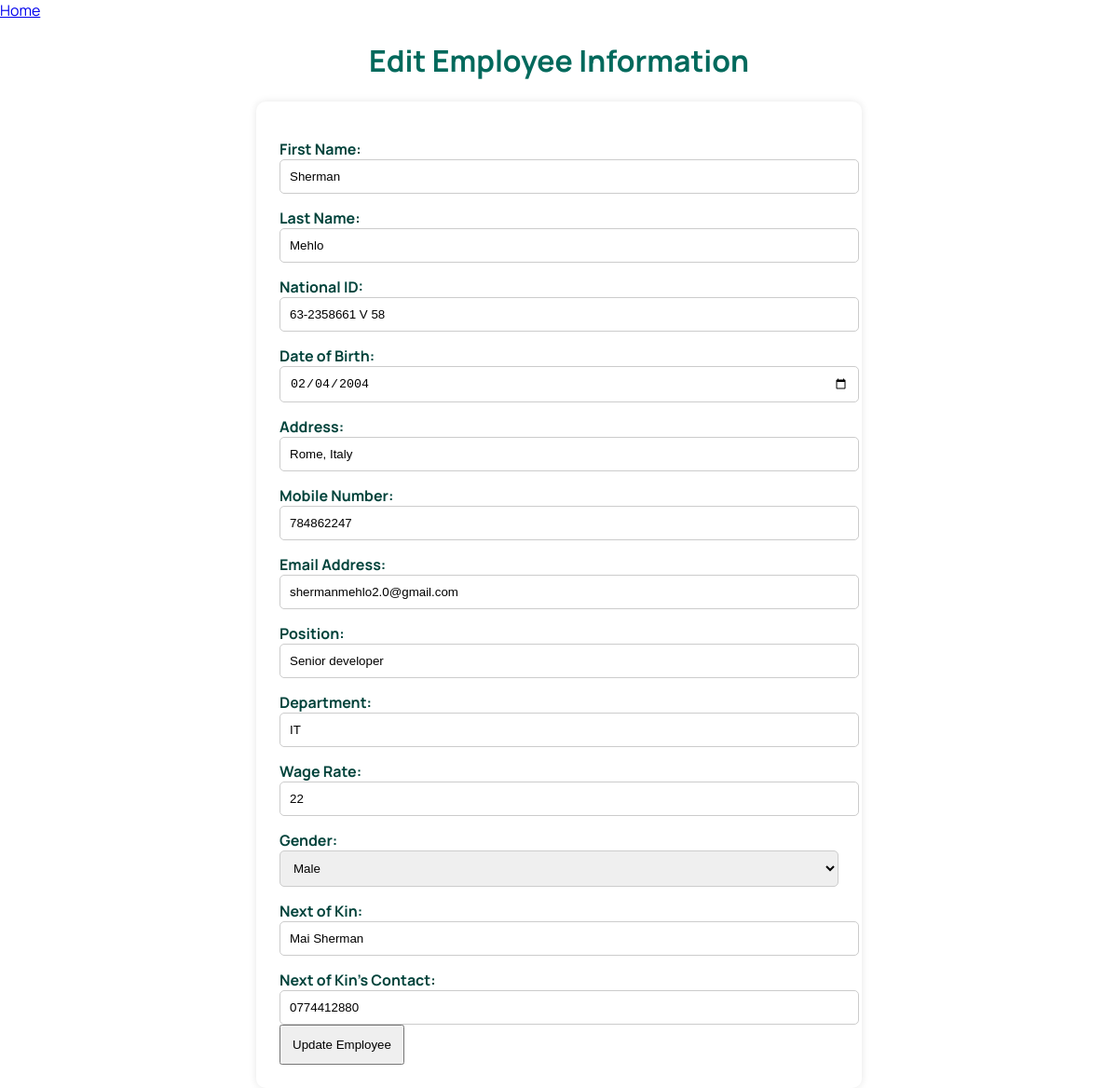
/edit_employee.php?id=9 (signed in), run on the app's committed database.
### tables this page shows
CREATE TABLE IF NOT EXISTS `employees` (
  `id` int NOT NULL AUTO_INCREMENT,
  `first_name` varchar(50) NOT NULL,
  `last_name` varchar(255) NOT NULL,
  `national_id` varchar(50) NOT NULL,
  `dob` date NOT NULL,
  `address` varchar(50) NOT NULL,
  `email` varchar(50) NOT NULL,
  `mobile` int NOT NULL,
  `position` varchar(50) NOT NULL,
  `department` varchar(50) NOT NULL,
  `employee_no` int NOT NULL,
  `wage_rate` int DEFAULT NULL,
  `gender` enum('male','female') DEFAULT NULL,
  `kin` varchar(50) NOT NULL,
  `kin_contact` varchar(50) NOT NULL,
  `date_joined` datetime DEFAULT CURRENT_TIMESTAMP,
  `status` enum('Active','Suspended','Terminated') DEFAULT 'Active',
  PRIMARY KEY (`id`)
);

### edit_employee.php (the view, shortened to what this page needs)
<?php
include 'db_connect.php';
$employee_id = $_GET['id'];
$stmt = $conn->prepare("SELECT * FROM employees WHERE id = ?");
$stmt->bind_param("i", $employee_id);
$stmt->execute();
$result = $stmt->get_result();
$employee = $result->fetch_assoc();
?>
<!DOCTYPE html>
<html lang="en">
<head>
  <link rel="stylesheet" href="add_employee.css"/>
</head>
<body>
    <a href="home.php" class="home-button">Home</a>
    <h1>Edit Employee Information</h1>
    <form method="POST">
        <label>First Name:<input type="text" name="first_name" value="<?= htmlspecialchars($employee['first_name']) ?>" required></label>
        <label>Last Name:<input type="text" name="last_name" value="<?= htmlspecialchars($employee['last_name']) ?>" required></label>
        <label>National ID:<input type="text" name="national_id" value="<?= htmlspecialchars($employee['national_id']) ?>" required></label>
        <label>Date of Birth:<input type="date" name="dob" value="<?= htmlspecialchars($employee['dob']) ?>" required></label>
        <label>Address:<input type="text" name="address" value="<?= htmlspecialchars($employee['address']) ?>" required></label>
        <label>Mobile Number:<input type="text" name="mobile" value="<?= htmlspecialchars($employee['mobile']) ?>" required></label>
        <label>Email Address:<input type="email" name="email" value="<?= htmlspecialchars($employee['email']) ?>" required></label>
        <label>Position:<input type="text" name="position" value="<?= htmlspecialchars($employee['position']) ?>" required></label>
        <label>Department:<input type="text" name="department" value="<?= htmlspecialchars($employee['department']) ?>" required></label>
        <label>Wage Rate:<input type="text" name="wage_rate" value="<?= htmlspecialchars($employee['wage_rate']) ?>" required></label>
        <label>Gender:
        <select name="gender" required>
            <option value="male" <?= $employee['gender'] === 'male' ? 'selected' : '' ?>>Male</option>
        </select>
        </label>
        <label>Next of Kin:<input type="text" name="kin" value="<?= htmlspecialchars($employee['kin']) ?>" required></label>
        <label>Next of Kin's Contact:<input type="text" name="kin_contact" value="<?= htmlspecialchars($employee['kin_contact']) ?>" required></label>
        <button type="submit">Update Employee</button>
    </form>
</body>
</html>

### add_employee.css (style rules this page uses)
body { background-color: white; font-family: "Manrope", sans-serif; margin: 0; }
h1 { text-align: center; color: #00695c; }
form { max-width: 600px; background-color: white; margin: auto; padding: 25px; border-radius: 10px; align-items: center; box-shadow: 0 0 8px rgba(0, 0, 0, 0.1); }
label { font-weight: bold; display: block; color: #01433b; margin-top: 15px; }
input, select { width: 100%; padding: 10px; border: 1px solid #ccc; border-radius: 5px; }
button { padding: 12px; }

### data on the page
employees: first_name "Sherman", last_name "Mehlo", national_id "63-2358661 V 58", dob "02/04/2004", address "Rome, Italy", mobile "784862247", email "shermanmehlo2.0@gmail.com", position "Senior developer", department "IT", wage_rate "22", gender "Male", kin "Mai Sherman", kin_contact "0774412880"
